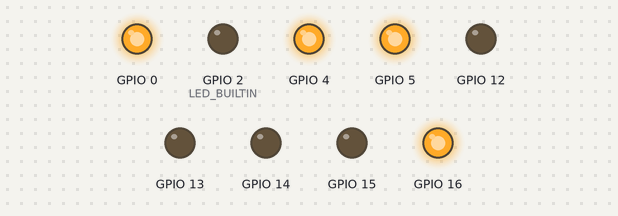
The sketch below on a simulated ESP8266 (NodeMCU). Shown: output pins drawn as LEDs (lit = HIGH, except the on-board LED, lit = LOW). WiFi joins after 1.5 s; servers stay silent unless stated; what the sketch prints to the serial monitor is not drawn.

Above: at 0.1 s.
Timing chart, 0 to 1.6 s (numbered marks = the images above):
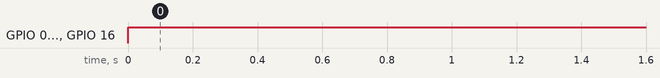

Measured:
- by itself, GPIO 0, GPIO 2 (LED_BUILTIN), GPIO 4, GPIO 5, GPIO 16: LOW → HIGH at 0.00 s

The sketch:

AsvESP8266WifiServer.ino
```cpp
#include <ESP8266WiFi.h>
#include <WiFiClient.h>
#include <WiFiServer.h>
#include <ESP8266mDNS.h>
#include <time.h>

#ifndef STASSID
#define STASSID "MiFibra-0D4B"
#define STAPSK "WSWpdMi6"
// #define STASSID "vodafoneBA2094"
// #define STAPSK "SKJGNQGNE5Q66LTM"
#endif

const char *ssid = STASSID;
const char *password = STAPSK;
const char *HOST_NAME = "esp8266";
const char *SERVER_NTP_1 = "pool.ntp.org";
const char *SERVER_NTP_2 = "time.nist.gov";

const int BAUD_RATE = 115200;
const int DELAY_CONNECT = 100;
const int ONE_SECOND = 1000;
const int MAX_DURATION_SECONDS = 900;
const int AMOUNT_OF_PINS = 9;
const int ONE_DAY = 24 * 60 * 60;

WiFiServer wifiServer(80);
boolean ledBuiltinStatus = true;
int connectionTime = 0;
int scheduledMode = 0;

typedef struct record_type
{
  int index;
  int pin;
  char *description;
  boolean status;
  boolean disabled;
  uint8_t on_value;
  uint8_t off_value;
  time_t start0;
  time_t start1;
  long duration0;
  long duration1;
  char *result;
} pin_type;
record_type pins_array[AMOUNT_OF_PINS];

void setup(void)
{
  initSerial();
  initPins();
  initWifi();
  initDns();
  initServer();
  initTime();
}

void loop(void)
{
  MDNS.update();

  // Control de programación
  if (scheduledMode == 1)
  {
    // TODO Quitamos fecha, nos quedamos con la hora sólo
    time_t ahora = time(nullptr) % ONE_DAY;
    for (int i = 0; i < AMOUNT_OF_PINS; i++)
    {
      // Si el pin no está deshabilitado y está activado
      if (!pins_array[i].disabled && pins_array[i].status)
      {
        // Compruebo si hay que desactivar
        if (ahora < pins_array[i].start0 || ahora > (pins_array[i].start0 + pins_array[i].duration0))
        {
          Serial.println("Desactivando pin digital: D" + String(i) + "-" + String(pins_array[i].pin));
          Serial.println("Ahora: " + String(ahora));
          digitalWrite(pins_array[i].pin, pins_array[i].off_value);
          pins_array[i].status = false;
        }
      }

      // Si el pin está desactivado
      if (!pins_array[i].disabled && !pins_array[i].status)
      {
        // Compruebo si hay que activar
        if (ahora > pins_array[i].start0)
        {
          if (ahora > pins_array[i].start0 && ahora < (pins_array[i].start0 + pins_array[i].duration0))
          {
            Serial.println("Activando pin digital: D" + String(i) + "-" + String(pins_array[i].pin));
            Serial.println("Ahora: " + String(ahora));
            digitalWrite(pins_array[i].pin, pins_array[i].on_value);
            pins_array[i].status = true;
          }
        }
      }
    }
  }
}

void initPins()
{
  pins_array[0] = (record_type){0, 16, "\"Riego fase 1          \"", false, false, LOW, HIGH, 0L, 0L, MAX_DURATION_SECONDS, MAX_DURATION_SECONDS, "\"Estado inicial\""};
  pins_array[1] = (record_type){1, 5,  "\"Riego fase 2          \"", false, false, LOW, HIGH, 0L, 0L, MAX_DURATION_SECONDS, MAX_DURATION_SECONDS, "\"Estado inicial\""};
  pins_array[3] = (record_type){2, 4,  "\"Luz caseta            \"", false, true, LOW, HIGH, 0L, 0L, MAX_DURATION_SECONDS, MAX_DURATION_SECONDS, "\"Estado inicial\""};
  pins_array[2] = (record_type){3, 0,  "\"Depuradora            \"", false, true, LOW, HIGH, 0L, 0L, MAX_DURATION_SECONDS, MAX_DURATION_SECONDS, "\"Estado inicial\""};
  pins_array[4] = (record_type){4, 2,  "\"No utilizar (LED)     \"", false, true, HIGH, LOW, 0L, 0L, MAX_DURATION_SECONDS, MAX_DURATION_SECONDS, "\"Estado inicial\""};
  pins_array[5] = (record_type){5, 14, "\"Puerta garaje interior\"", false, true, HIGH, LOW, 0L, 0L, MAX_DURATION_SECONDS, MAX_DURATION_SECONDS, "\"Estado inicial\""};
  pins_array[6] = (record_type){6, 12, "\"Puerta garaje exterior\"", false, true, HIGH, LOW, 0L, 0L, MAX_DURATION_SECONDS, MAX_DURATION_SECONDS, "\"Estado inicial\""};
  pins_array[7] = (record_type){7, 13, "\"Puerta casa exterior  \"", false, true, HIGH, LOW, 0L, 0L, MAX_DURATION_SECONDS, MAX_DURATION_SECONDS, "\"Estado inicial\""};
  pins_array[8] = (record_type){8, 15, "\"Libre                 \"", false, true, HIGH, LOW, 0L, 0L, MAX_DURATION_SECONDS, MAX_DURATION_SECONDS, "\"Estado inicial\""};

  for (int i = 0; i < AMOUNT_OF_PINS; i++)
  {
    pinMode(pins_array[i].pin, OUTPUT);
    pins_array[i].status ? digitalWrite(pins_array[i].pin, pins_array[i].on_value) : digitalWrite(pins_array[i].pin, pins_array[i].off_value);
  }
  Serial.println("Pines digitales inicializados.");

  pinMode(LED_BUILTIN, OUTPUT);
  ledBuiltinStatus ? digitalWrite(LED_BUILTIN, HIGH) : digitalWrite(LED_BUILTIN, LOW);
}

void initSerial()
{
  Serial.begin(BAUD_RATE);
  while (!Serial)
  {
    ;
  }
  Serial.print("Serial BAUD_RATE: ");
  Serial.println(BAUD_RATE);
}

void initWifi()
{
  WiFi.mode(WIFI_STA);
  WiFi.begin(ssid, password);
  while (WiFi.status() != WL_CONNECTED)
  {
    connectionTime % 500 == 0 ? Serial.print("\n") : Serial.print(".");
    delay(DELAY_CONNECT);
    connectionTime += DELAY_CONNECT;
    Serial.print(".");
  }
  Serial.println("");
  Serial.print("Connection time: ");
  Serial.println(connectionTime);
  Serial.print("Connected to ");
  Serial.println(ssid);
  Serial.print("IP address: ");
  Serial.println(WiFi.localIP());

}

void initDns()
{
  if (MDNS.begin(HOST_NAME))
  {
    Serial.print("MDNS host name: ");
    Serial.println(HOST_NAME);
  }
}

void initServer()
{
  wifiServer.begin();
  Serial.println("HTTP wifiServer started");
  connectionTime = 0;
  while (!wifiServer.available()) {
    connectionTime % 500 == 0 ? Serial.print("\n") : Serial.print("=");
    delay(DELAY_CONNECT);
    connectionTime += DELAY_CONNECT;
    Serial.print("=");
  }
  Serial.println("HTTP wifiServer available");
}

void initTime()
{
  configTime(2 * 3600, 0, SERVER_NTP_1, SERVER_NTP_2);
  Serial.println("Waiting for time..");
  while (!time(nullptr))
  {
    Serial.print(".");
    delay(ONE_SECOND);
  }
  Serial.println("Time configured.");
  ledBuiltinStatus = true;
  ledBuiltinStatus ? digitalWrite(LED_BUILTIN, LOW) : digitalWrite(LED_BUILTIN, HIGH);
}

void handleTest()
{
  //wifiServer.send(200, "application/json", "{\"test\":\"Welcome to esp8266!!\"}");
  wifiServer.print("Test");
}
```
